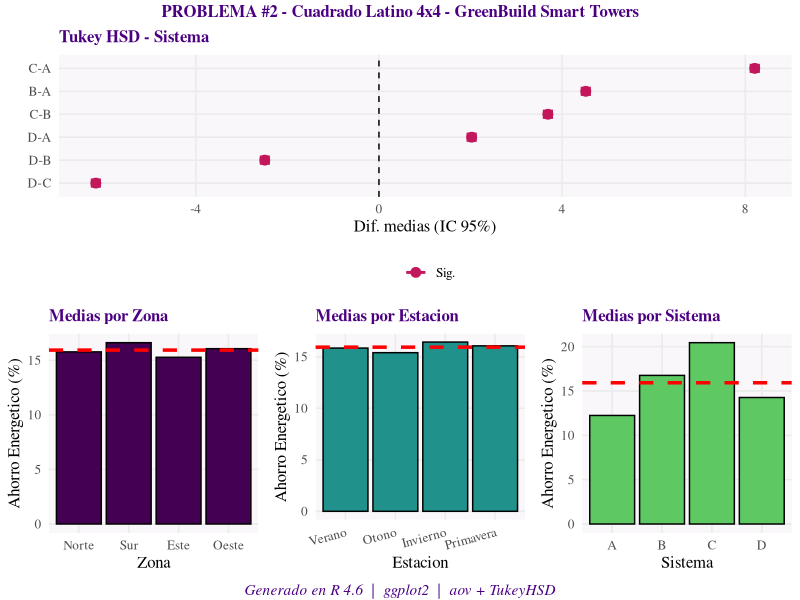
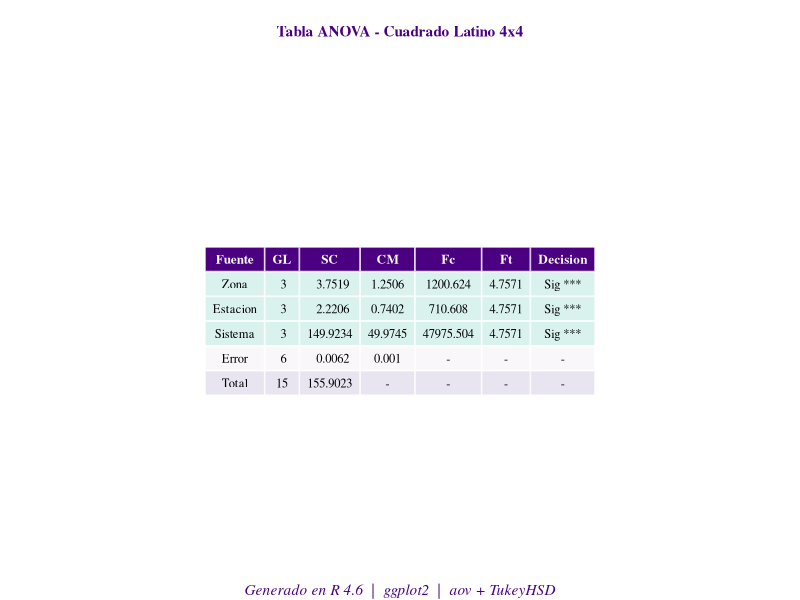

Write R code to recreate these figures, in order.
# ============================================================
# PROBLEMA #2 - Cuadrado Latino 4x4 - GreenBuild Smart Towers
# Factor Fila = Zona, Factor Columna = Estacion, Tratamiento = Sistema
# Variable respuesta: Ahorro Energetico (%)
# ============================================================
library(ggplot2); library(dplyr); library(gridExtra)

TITULO      <- "PROBLEMA #2 - Cuadrado Latino 4x4 - GreenBuild Smart Towers"
NOMBRE_FIL  <- "Zona"
NOMBRE_COL  <- "Estacion"
NOMBRE_TRAT <- "Sistema"
RESPUESTA   <- "Ahorro Energetico (%)"

p <- 4
NIVELES_FIL  <- c("Norte", "Sur", "Este", "Oeste")
NIVELES_COL  <- c("Verano", "Otono", "Invierno", "Primavera")
NIVELES_TRAT <- c("A", "B", "C", "D")

# Cuadrado Latino: fila=Zona, columna=Estacion
cuadrado <- matrix(c(
  "A","B","C","D",   # Norte
  "B","C","D","A",   # Sur
  "C","D","A","B",   # Este
  "D","A","B","C"    # Oeste
), nrow=p, byrow=TRUE)

y_mat <- matrix(c(
  12.03, 16.07, 20.76, 14.21,
  17.34, 20.59, 15.48, 13.03,
  19.70, 13.08, 12.07, 16.24,
  14.29, 11.83, 17.38, 20.74
), nrow=p, byrow=TRUE)

N    <- p * p
fila <- rep(NIVELES_FIL,  each=p)
col  <- rep(NIVELES_COL,  times=p)
trat <- as.vector(t(cuadrado))
y    <- as.vector(t(y_mat))

df <- data.frame(
  Zona     = factor(fila, levels=NIVELES_FIL),
  Estacion = factor(col,  levels=NIVELES_COL),
  Sistema  = factor(trat, levels=NIVELES_TRAT),
  Y        = y
)
names(df)[1:3] <- c(NOMBRE_FIL, NOMBRE_COL, NOMBRE_TRAT)

# ============================================================
# ANOVA - Cuadrado Latino
# ============================================================
formula_m <- as.formula(paste("Y ~", NOMBRE_FIL, "+", NOMBRE_COL, "+", NOMBRE_TRAT))
modelo    <- aov(formula_m, data=df)
resumen   <- summary(modelo)[[1]]

cat(strrep("=",65), "\nTABLA ANOVA -", TITULO, "\n", strrep("=",65), "\n")
print(summary(modelo))

alpha <- 0.05
gl_F  <- p - 1; gl_C <- p - 1; gl_T <- p - 1; gl_E <- (p-1)*(p-2)
ft_F  <- qf(1-alpha, gl_F, gl_E)
ft_C  <- qf(1-alpha, gl_C, gl_E)
ft_T  <- qf(1-alpha, gl_T, gl_E)
Fc_F  <- resumen[1,"F value"]
Fc_C  <- resumen[2,"F value"]
Fc_T  <- resumen[3,"F value"]

cat(sprintf("\nFt Zona     (%d,%d) = %.4f | Fc = %.4f -> %s\n", gl_F, gl_E, ft_F, Fc_F, ifelse(Fc_F>ft_F,"SIGNIFICATIVO","no significativo")))
cat(sprintf("Ft Estacion (%d,%d) = %.4f | Fc = %.4f -> %s\n", gl_C, gl_E, ft_C, Fc_C, ifelse(Fc_C>ft_C,"SIGNIFICATIVO","no significativo")))
cat(sprintf("Ft Sistema  (%d,%d) = %.4f | Fc = %.4f -> %s\n", gl_T, gl_E, ft_T, Fc_T, ifelse(Fc_T>ft_T,"SIGNIFICATIVO","no significativo")))

# ============================================================
# PRUEBA DE TUKEY (solo Sistema = tratamiento de interes)
# ============================================================
cat("\n--- Tukey Sistema ---\n")
tukey_T <- TukeyHSD(modelo, NOMBRE_TRAT); print(tukey_T)

# ============================================================
# GRAFICAS -> PNG  (ESTILO R: serif + viridis + sello)
# ============================================================
theme_R <- theme_minimal(base_family = "serif", base_size = 12) +
  theme(plot.title       = element_text(face = "bold", color = "#4b0082"),
        panel.background = element_rect(fill = "#faf7fb", color = NA),
        panel.grid.minor = element_blank(),
        legend.position  = "bottom")
PALETA_R <- c("#440154","#3b528b","#21918c","#5ec962")
ACCENT_R <- "#4b0082"
SELLO_R  <- "Generado en R 4.6  |  ggplot2  |  aov + TukeyHSD"
mg <- mean(df$Y)

# p1 - Medias por Zona
df_pF <- data.frame(Niv=factor(NIVELES_FIL, NIVELES_FIL),
                    Med=tapply(df$Y, df[[NOMBRE_FIL]], mean)[NIVELES_FIL])
p1 <- ggplot(df_pF, aes(x=Niv, y=Med)) +
  geom_bar(stat="identity", fill=PALETA_R[1], color="black") +
  geom_hline(yintercept=mg, color="red", linetype="dashed", linewidth=1.2) +
  labs(title=paste("Medias por", NOMBRE_FIL), x=NOMBRE_FIL, y=RESPUESTA) +
  theme_R + theme(plot.title=element_text(size=12))

# p2 - Medias por Estacion
df_pC <- data.frame(Niv=factor(NIVELES_COL, NIVELES_COL),
                    Med=tapply(df$Y, df[[NOMBRE_COL]], mean)[NIVELES_COL])
p2 <- ggplot(df_pC, aes(x=Niv, y=Med)) +
  geom_bar(stat="identity", fill=PALETA_R[3], color="black") +
  geom_hline(yintercept=mg, color="red", linetype="dashed", linewidth=1.2) +
  labs(title=paste("Medias por", NOMBRE_COL), x=NOMBRE_COL, y=RESPUESTA) +
  theme_R + theme(plot.title=element_text(size=12),
                  axis.text.x=element_text(angle=15, hjust=1))

# p3 - Medias por Sistema
df_pT <- data.frame(Niv=factor(NIVELES_TRAT, NIVELES_TRAT),
                    Med=tapply(df$Y, df[[NOMBRE_TRAT]], mean)[NIVELES_TRAT])
p3 <- ggplot(df_pT, aes(x=Niv, y=Med)) +
  geom_bar(stat="identity", fill=PALETA_R[4], color="black") +
  geom_hline(yintercept=mg, color="red", linetype="dashed", linewidth=1.2) +
  labs(title=paste("Medias por", NOMBRE_TRAT), x=NOMBRE_TRAT, y=RESPUESTA) +
  theme_R + theme(plot.title=element_text(size=12))

# p4 - Tukey Sistema
tk_T_df <- as.data.frame(tukey_T[[NOMBRE_TRAT]])
colnames(tk_T_df) <- c("diff","lwr","upr","p_adj")
tk_T_df$Comp <- rownames(tk_T_df)
tk_T_df$Sig  <- tk_T_df$p_adj < 0.05
p4 <- ggplot(tk_T_df, aes(y=reorder(Comp,diff), x=diff)) +
  geom_errorbarh(aes(xmin=lwr, xmax=upr, color=Sig), height=0.4, linewidth=1) +
  geom_point(aes(color=Sig), size=3) +
  geom_vline(xintercept=0, linetype="dashed") +
  scale_color_manual(values=c("TRUE"="#c2185b","FALSE"="#3b528b"),
                     labels=c("TRUE"="Sig.","FALSE"="No sig."), name="") +
  labs(title=paste("Tukey HSD -", NOMBRE_TRAT), x="Dif. medias (IC 95%)", y="") +
  theme_R + theme(plot.title=element_text(size=12))

# Tabla ANOVA grob
sc_F_r <- resumen[1,"Sum Sq"]; sc_C_r <- resumen[2,"Sum Sq"]
sc_T_r <- resumen[3,"Sum Sq"]; sc_E_r <- resumen[4,"Sum Sq"]
sc_Tot_r <- sc_F_r + sc_C_r + sc_T_r + sc_E_r

tbl_df <- data.frame(
  "Fuente"   = c(NOMBRE_FIL, NOMBRE_COL, NOMBRE_TRAT, "Error", "Total"),
  "GL"       = c(gl_F, gl_C, gl_T, gl_E, N-1),
  "SC"       = round(c(sc_F_r, sc_C_r, sc_T_r, sc_E_r, sc_Tot_r), 4),
  "CM"       = c(round(sc_F_r/gl_F,4), round(sc_C_r/gl_C,4), round(sc_T_r/gl_T,4), round(sc_E_r/gl_E,4), "-"),
  "Fc"       = c(round(Fc_F,4), round(Fc_C,4), round(Fc_T,4), "-", "-"),
  "Ft"       = c(round(ft_F,4), round(ft_C,4), round(ft_T,4), "-", "-"),
  "Decision" = c(ifelse(Fc_F>ft_F,"Sig ***","No sig"), ifelse(Fc_C>ft_C,"Sig ***","No sig"),
                 ifelse(Fc_T>ft_T,"Sig ***","No sig"), "-", "-"),
  check.names=FALSE, stringsAsFactors=FALSE)

anova_fills <- c(
  ifelse(Fc_F > ft_F, "#d9f2ee", "#efeaf5"),
  ifelse(Fc_C > ft_C, "#d9f2ee", "#efeaf5"),
  ifelse(Fc_T > ft_T, "#d9f2ee", "#efeaf5"),
  "#faf7fb", "#e8e4f0"
)
tema <- gridExtra::ttheme_default(
  core   =list(bg_params=list(fill=anova_fills),
               fg_params=list(fontsize=9,fontfamily="serif")),
  colhead=list(bg_params=list(fill="#4b0082"),fg_params=list(col="white",fontsize=9.5,fontface="bold",fontfamily="serif")))
p_tbl <- gridExtra::arrangeGrob(
  grid::textGrob("Tabla ANOVA - Cuadrado Latino 4x4", gp=grid::gpar(fontsize=11,fontface="bold",fontfamily="serif",col="#4b0082")),
  gridExtra::tableGrob(tbl_df, rows=NULL, theme=tema), ncol=1, heights=c(0.12,1))

# Rutas de salida
get_script_dir <- function() {
  args <- commandArgs(trailingOnly = FALSE)
  m <- grep("^--file=", args)
  if (length(m) > 0) return(dirname(normalizePath(sub("^--file=", "", args[m]))))
  for (i in sys.nframe():1) {
    of <- sys.frame(i)$ofile
    if (!is.null(of)) return(dirname(normalizePath(of)))
  }
  if (requireNamespace("rstudioapi", quietly = TRUE) && rstudioapi::isAvailable()) {
    pth <- rstudioapi::getSourceEditorContext()$path
    if (!is.null(pth) && nzchar(pth)) return(dirname(normalizePath(pth)))
  }
  getwd()
}
base_dir <- get_script_dir()
ruta   <- file.path(base_dir, "r_1.png")
ruta_t <- file.path(base_dir, "r_2.png")

titulo_g <- grid::textGrob(TITULO, gp=grid::gpar(fontsize=12, fontface="bold",fontfamily="serif",col="#4b0082"))
sello_g  <- grid::textGrob(SELLO_R, gp=grid::gpar(fontsize=11, fontface="italic",fontfamily="serif",col=ACCENT_R))

# Paneles reordenados (Tukey arriba) para diferenciar del layout de Python
png(ruta, width=1500, height=1050, res=130)
print(grid.arrange(p1,p2,p3,p4, layout_matrix=rbind(c(4,4,4),c(1,2,3)), top=titulo_g, bottom=sello_g))
dev.off()
cat("\nGrafica guardada:", ruta, "\n")

png(ruta_t, width=1200, height=420, res=130)
print(grid.arrange(p_tbl, bottom=sello_g))
dev.off()
cat("Tabla  guardada:", ruta_t, "\n")
